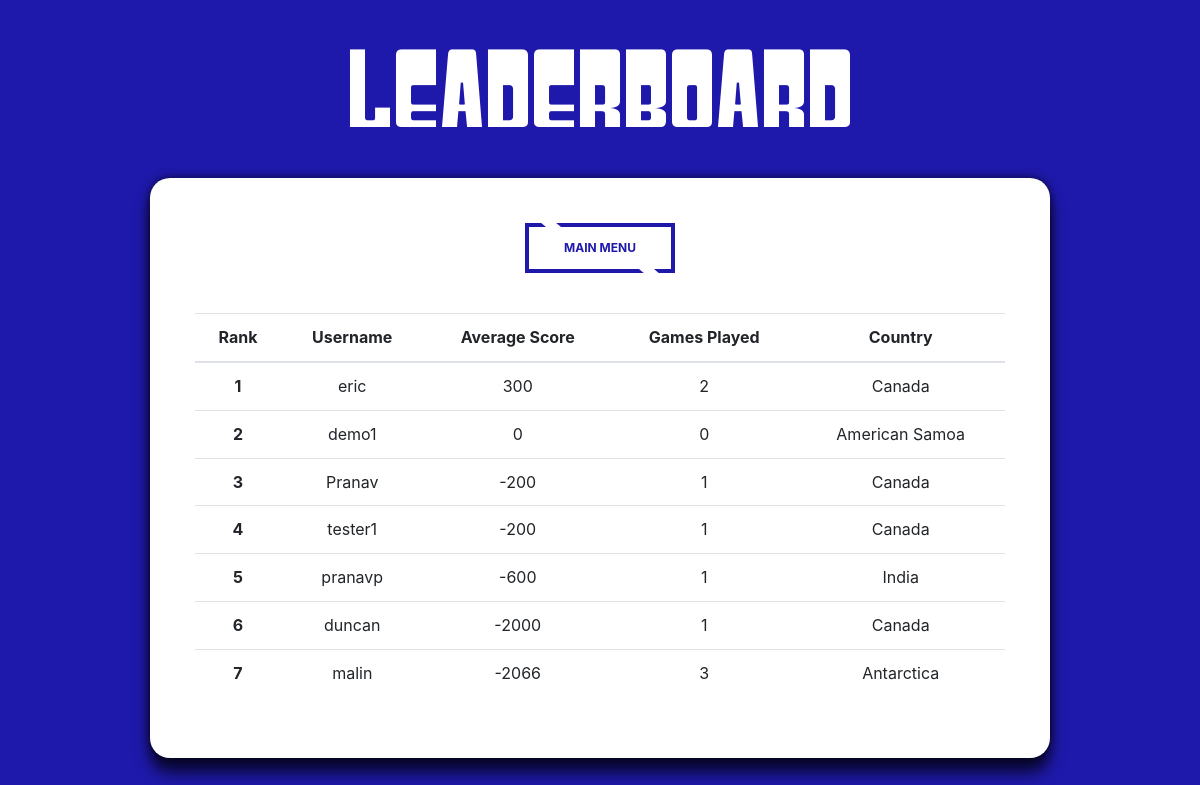
The page /leaderboard.php on the database its author committed.
### tables this page shows
CREATE TABLE `users` (
  `userID` int(11) NOT NULL,
  `username` varchar(20) NOT NULL,
  `password` varchar(255) NOT NULL,
  `name` varchar(50) DEFAULT NULL,
  `email` varchar(50) NOT NULL,
  `countryID` int(11) NOT NULL,
  `averageScore` decimal(10,0) NOT NULL,
  `gamesPlayed` int(11) NOT NULL,
  `highestScore` int(11) NOT NULL,
  `imageFile` varchar(100) DEFAULT NULL
);

CREATE TABLE `countries` (
  `countryID` int(11) NOT NULL,
  `countryName` varchar(100) NOT NULL DEFAULT ''
);

### functions.php (called while the page is built, shortened)
<?php
function runQuery($db, $query) {
  $result = mysqli_query($db, $query) or die ("Bad Query: ". $mysqli -> error);
  return $result;
}
?>

### leaderboard.php (the view, shortened to what this page needs)
<?php
include('functions.php');
$conn = getDB();
$sqlstmt = "SELECT * FROM users LEFT JOIN countries ON users.countryID = countries.countryID ORDER BY averageScore DESC LIMIT 25";
$numRank = 1
?>
<!DOCTYPE html>
<html lang="en">
<head>
   <link href="css/reset.css" rel="stylesheet">
   <link rel="stylesheet" href="https://stackpath.bootstrapcdn.com/bootstrap/4.3.1/css/bootstrap.min.css">
   <link href="css/slickButton.css" rel="stylesheet">
   <link href="https://cdnjs.cloudflare.com/ajax/libs/animate.css/3.7.2/animate.min.css" rel="stylesheet">
   <link href="css/leaderboard.css" rel="stylesheet">
</head>
<body>
	<div class="backImg">
		<div class="leaderboard">
      <h1>Leaderboard</h1>
      <div class = "profile">
        <button class="slickButton" id="loginButton" onclick="window.location.href = 'menu.php';">Main Menu</button>
        <table class="table table-hover">
          <thead>
            <tr>
              <th scope="col">Rank</th>
              <th scope="col">Username</th>
              <th scope="col">Average Score</th>
              <th scope="col">Games Played</th>
              <th scope="col">Country</th>
            </tr>
          </thead>
          <tbody>
            <?php
              $result = runQuery($conn, $sqlstmt);
              while($user = mysqli_fetch_array($result)):
            ?>
            <tr>
              <th scope="row"><?php echo $numRank?></th>
              <td><?php echo $user['username'];
              ?>
              </td>
              <td><?php echo $user['averageScore']?></td>
              <td><?php echo $user['gamesPlayed']?></td>
              <td><?php echo $user['countryName']?></td>
            </tr>
            <?php
              $numRank++;
              endwhile;
            ?>
          </tbody>
        </table>
      </div>
		</div>
	</div>
</body>
</html>

### css/leaderboard.css (style rules this page uses)
body { line-height: 1.428571429; color: #FFFFFF; background-color: #1F19AB; text-align: center; overflow: auto; }
h1 { font-family: "CustomFont", Helvetica, Arial, sans-serif; font-size: 100px; padding: 20px; padding-top: 30px; }
.profile { position: relative; background: white; margin: 0 auto 175px; padding: 45px; text-align: center; box-shadow: 0 0 10px 0 rgba(0, 0, 0, 0.7), 0 15px 15px 0 rgba(0, 0, 0, 0.7); border-radius: 20px; width: 75%; height: auto; }
button { margin-bottom: 40px; }

### rows shown on the page
users: username "eric", averageScore "300", gamesPlayed "2", countryID.countryName "Canada"
users: username "demo1", averageScore "0", gamesPlayed "0", countryID.countryName "American Samoa"
users: username "Pranav", averageScore "-200", gamesPlayed "1", countryID.countryName "Canada"
users: username "tester1", averageScore "-200", gamesPlayed "1", countryID.countryName "Canada"
users: username "pranavp", averageScore "-600", gamesPlayed "1", countryID.countryName "India"
users: username "duncan", averageScore "-2000", gamesPlayed "1", countryID.countryName "Canada"
users: username "malin", averageScore "-2066", gamesPlayed "3", countryID.countryName "Antarctica"
